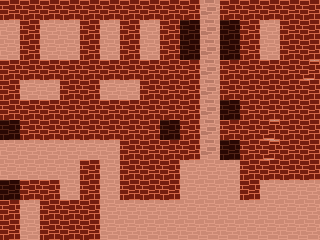

The image is a tile-based game level rendered from a .tmx file. Its description and complete source (layers, tilesets, objects, tile grids) follow:
An orthogonal 16x12 tile map with 20x20 px tiles, 2 tile layers (BACKGROUND, FOREGROUND).

<map version="1.0" tiledversion="1.0.3" orientation="orthogonal" renderorder="right-down" width="16" height="12" tilewidth="20" tileheight="20" nextobjectid="1">
 <tileset firstgid="1" source="tile-castle.tsx" />
 <layer name="BACKGROUND" width="16" height="12">
  <data encoding="csv">
17,17,17,17,17,17,17,17,17,17,18,17,17,17,17,17,
17,17,17,17,17,17,17,17,17,17,18,17,17,17,17,17,
17,17,17,17,17,17,17,17,17,17,18,17,17,17,17,17,
17,17,17,17,17,17,17,17,17,17,18,17,17,17,17,17,
17,17,17,17,17,17,17,17,18,17,18,17,17,17,17,17,
17,17,17,17,17,17,17,17,17,17,18,17,17,17,17,17,
17,17,17,17,17,17,17,17,17,17,18,17,17,17,17,17,
17,17,17,17,17,17,17,17,17,0,18,17,17,17,17,17,
17,17,17,17,17,17,17,17,17,17,17,17,17,17,17,17,
17,17,17,17,17,17,17,17,17,17,17,17,17,17,17,17,
17,17,17,17,17,17,17,17,17,17,17,17,17,17,17,17,
17,17,17,17,17,17,17,17,17,17,17,17,17,17,17,17
</data>
 </layer>
 <layer name="FOREGROUND" width="16" height="12">
  <data encoding="csv">
1,1,1,1,1,1,1,1,1,1,0,1,1,1,1,1,
0,1,0,0,1,0,1,0,1,19,0,19,1,0,1,1,
0,1,0,0,1,0,1,0,1,19,0,19,1,0,1,1,
1,1,1,1,1,1,1,1,1,1,0,1,1,1,1,4,
1,0,0,1,1,0,0,1,1,1,0,1,1,1,1,1,
1,1,1,1,1,1,1,1,1,1,0,19,1,1,1,1,
19,1,1,1,1,1,1,1,19,1,0,1,1,4,1,1,
0,0,0,0,0,0,1,1,1,1,0,19,1,4,1,1,
0,0,0,0,1,0,1,1,1,0,0,0,1,1,1,1,
19,1,1,0,1,0,1,1,1,0,0,0,1,0,0,0,
1,0,1,1,1,0,0,0,0,0,0,0,0,0,0,0,
1,0,1,1,1,0,0,0,0,0,0,0,0,0,0,0
</data>
 </layer>
</map>
